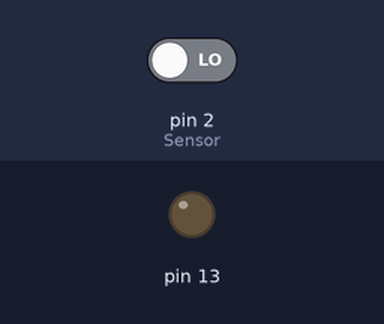
The sketch below on a simulated Arduino Uno, built with avr-gcc and run on an emulated ATmega328P. Shown: output pins drawn as LEDs (lit = HIGH). The inputs (shaded band) are chosen by the test bench; at power-on: pin 2 (Sensor) LOW.

Above: at 1.2 s.
1.3 s: pin 2 (Sensor) driven HIGH
At 1.8 s:
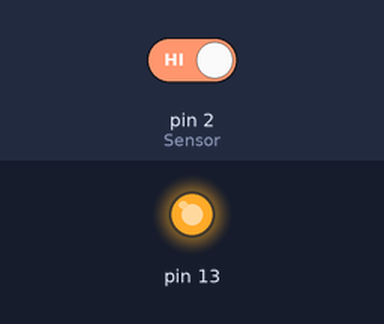
2.8 s: pin 2 (Sensor) driven LOW
At 4.2 s:
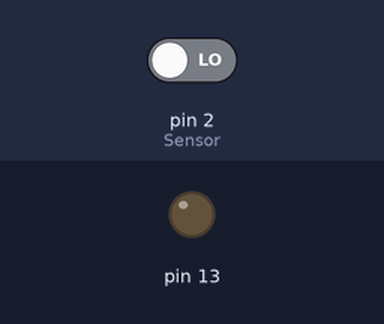
Timing chart, 0 to 5.8 s (numbered marks = the images above; inputs shaded):
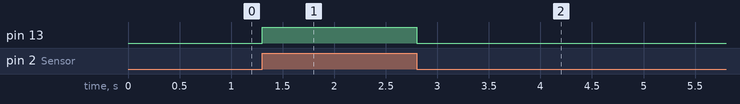

Measured:
- after the input at 1.3 s, pin 13: LOW → HIGH at once
- after the input at 2.8 s, pin 13: HIGH → LOW at once

The sketch:

Program2.1.ino
```cpp
const int Sensor=2;

void setup() {

  pinMode(13, OUTPUT);

  pinMode(Sensor,INPUT);
}

void loop() {
  if(digitalRead(Sensor)==HIGH)
  {
    digitalWrite(13, HIGH);
  }
  else
  {
    digitalWrite(13, LOW);
  }
  delay(100);
}
```
